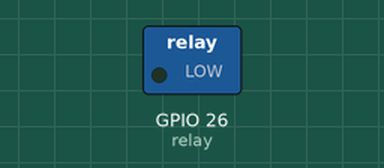
Bench run of a sketch on a simulated ESP32. Shown: switched loads named in the sketch (green lamp = pin HIGH).

Above: at 1.5 s.
At 4.5 s:
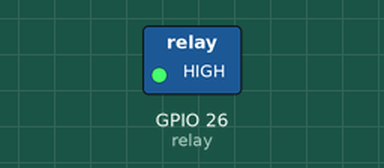
Timing chart, 0 to 7.8 s (numbered marks = the images above):
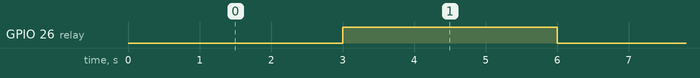

The sketch:

Relay.ino
```cpp
const int relay = 26;

void setup() {
  Serial.begin(9600);
  pinMode(relay, OUTPUT);
}

void loop() {
  digitalWrite(relay, LOW);
  delay(3000);
  digitalWrite(relay, HIGH);
  delay(3000);
}
```

Measured:
- by itself, GPIO 26 (relay): alternates HIGH for 3.0 s and LOW for 3.0 s
